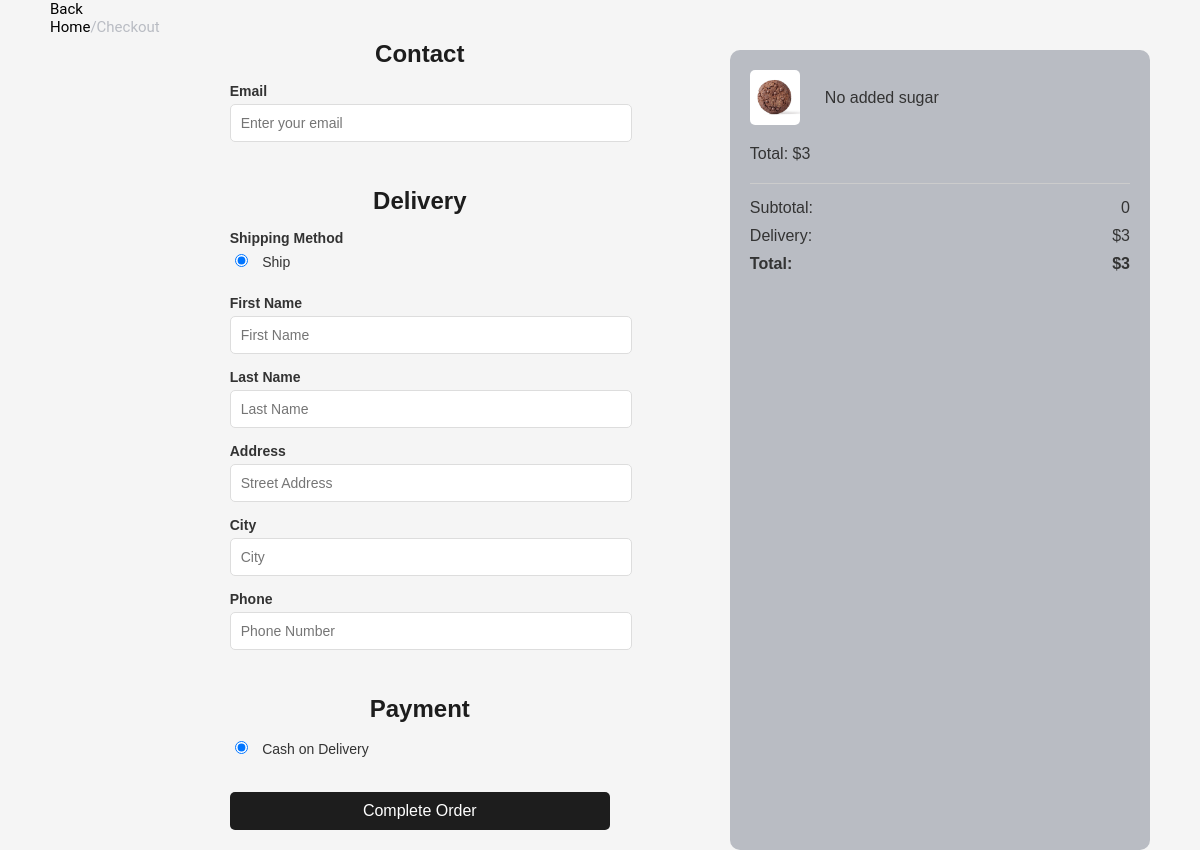
The page /checkout.php?id=1 on the database its author committed.
### tables this page shows
CREATE TABLE `products` (
  `Product_id` int(11) NOT NULL,
  `price` double NOT NULL,
  `Product_Name` varchar(200) NOT NULL,
  `Product_Description` text NOT NULL,
  `AddedDate` date NOT NULL,
  `Quantity` int(11) NOT NULL,
  `CategoryID` int(11) NOT NULL,
  `ProductImage` text NOT NULL
);

### checkout.php (the view, shortened to what this page needs)
<!DOCTYPE html>
<html lang="en">
<head>
</head>
<body>
<div id='backtohome'>  <a href='Home.php'>Back Home</a><span>/Checkout</span></div>
    <form method="post">
        <div class="form-section">
            <h2>Contact</h2>
            <label for="email">Email</label>
            <input type="email" id="email" name="email" placeholder="Enter your email" value="<?php
    echo isset($_SESSION['email']) ? $_SESSION['email'] : '';
?>">
        </div>
        <div class="form-section">
            <h2>Delivery</h2>
            <label for="ship">Shipping Method</label>
            <div class="radio-group">
                <input type="radio" id="ship" name="ship" checked>
                <label for="ship">Ship</label>
            </div>
            <label for="firstname">First Name</label>
            <input type="text" id="firstname" name="firstname" placeholder="First Name">
            <label for="lastname">Last Name</label>
            <input type="text" id="lastname" name="lastname" placeholder="Last Name">
            <label for="address">Address</label>
            <input type="address" id="address" name="address" placeholder="Street Address">
            <label for="city">City</label>
            <input type="text" id="city" name="city" placeholder="City">
            <label for="phone">Phone</label>
            <input type="tel" id="phone" name="phone" placeholder="Phone Number">
        </div>
        <div class="form-section">
            <h2>Payment</h2>
            <div class="radio-group">
                <input type="radio" id="cod" name="payment" checked>
                <label for="cod">Cash on Delivery</label>
            </div>
        </div>
        <input type="submit" name='submit' value="Complete Order">
    </form>
    <div id="sec2">
        <?php
        require_once "connection.php";
        $quantity = $_GET['quantity'];
        $id = $_GET['id'];
        $sql = "SELECT price, Product_Name, ProductImage, Product_Description,Quantity FROM products WHERE Product_id = $id";
        $result = $conn->query($sql);
        if ($result->num_rows > 0) {
            $row = $result->fetch_assoc();
            $total = ($row['price'] * $quantity) + 3;
            echo '<div class="product-info"><img src="' . $row['ProductImage'] . '" alt="Product Image"> <span>' . $row['Product_Description'] . '</span></div>';
            echo '<div><span>Total:</span> $' . $total . '</div>';
            echo' <div class="summary">';
            echo '<div><span>Subtotal:</span>'.$row['price'] * $quantity.'</div>';
           echo  '<div><span>Delivery:</span> $3 </div>';
           echo'  <div class="total"><span>Total:</span> $'.$total.'</div>';
        echo' </div>
     </div>';
        }
        ?>
</body>
</html>

### checkout.php (style rules this page uses)
body { font-family: Arial, sans-serif; color: #fff; margin: 0; padding: 0; display: flex; justify-content: flex-start; min-height: 100vh; background-color: #f5f5f5; }
form { color: #333; border-radius: 10px; padding: 20px; margin-left: 50px; margin-right: 50px; max-width: 400px; width: 100%; }
#sec2 { background: #b9bcc3; color: #333; border-radius: 10px; padding: 20px; margin-left: 50px; margin-right: 50px; margin-top: 50px; max-width: 990px; width: 100%; height: auto; }
h2 { text-align: center; color: #1d1d1d; font-size: 24px; margin-bottom: 15px; }
label { font-weight: bold; display: block; margin-bottom: 5px; font-size: 14px; }
input[type="text"], input[type="email"], input[type="address"], input[type="tel"] { width: 100%; padding: 10px; margin-bottom: 15px; border: 1px solid #ddd; border-radius: 5px; font-size: 14px; }
input[type="radio"] { margin-right: 10px; }
.radio-group { margin-bottom: 20px; }
.radio-group label { font-weight: normal; display: inline-block; margin-right: 10px; }
input[type="submit"] { background: #1d1d1d; color: #fff; border: none; padding: 10px 20px; border-radius: 5px; font-size: 16px; cursor: pointer; width: 100%; }
.form-section { margin-bottom: 30px; }
.product-info img { width: 50px; border-radius: 5px; margin-right: 15px; }
#sec2 .product-info { display: flex; align-items: center; margin-bottom: 20px; }
#sec2 .product-info span { font-size: 16px; margin-left: 10px; }
#sec2 .summary { margin-top: 20px; border-top: 1px solid #ccc; padding-top: 15px; }
#sec2 .summary div { display: flex; justify-content: space-between; margin-bottom: 10px; font-size: 16px; }
#sec2 .total { font-weight: bold; font-size: 18px; }
#backtohome { margin-left: 50px; }
#backtohome span { text-decoration: none; color: #b9bcc3; font-size: 15px; font-family: 'Roboto'; }
#backtohome a { text-decoration: none; color: black; font-size: 15px; }
a { text-decoration: none; color: black; font-size: 25px; font-family: 'Roboto'; }

### rows shown on the page
products: ProductImage (picture), Product_Description "No added sugar", price "3", $row['price']*$quantity "0"
